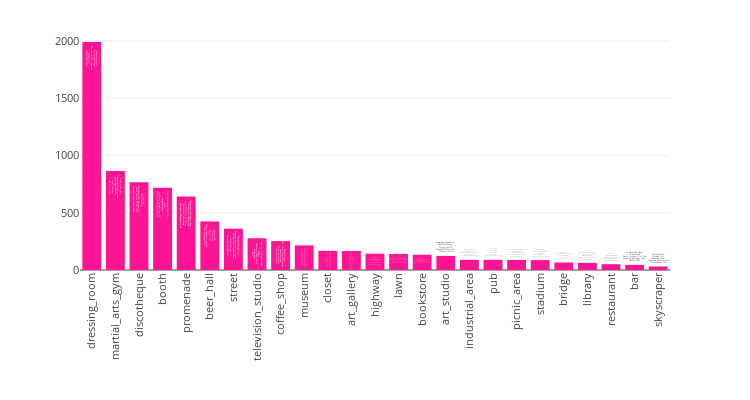

The notebook cell this image was saved under:
### Markdown cell above
### Tags

### Code cell
gender_result = gender_table.sort_values('mean', ascending=True)[['id', 'mean']].values.tolist()
age_result = ages_table.sort_values('25 per', ascending=True)[['id', '25 per']].values.tolist()

cn = Counter()
for loc in list(data1.keys()):
    for photo in data1[loc]:
        for category, val in data1[loc][photo]['categories'].items():
            cn[category] += float(val)

top_scenes = sorted(cn.items(), key=operator.itemgetter(1), reverse=True)[:N_SCENES]

tags = get_tags('selected', top_scenes)
scenes_result = sorted([[x, cn[x]] for x in tags], key=lambda x: x[1], reverse=True)

N_SKIP = 0
MAX_HOVER_LEN = 25

top_places = [relevant_places(key, 5) for key, _ in scenes_result][N_SKIP:]
id_list_to_name = lambda x: [trim(id2loc[y[0]], MAX_HOVER_LEN) for y in x]

data = [go.Bar(
            x=[x[0].split("/")[0] for x in scenes_result][N_SKIP:],
            y=[x[1] for x in scenes_result][N_SKIP:],
            marker = dict(color='deeppink'),
            text=[" <br>".join(id_list_to_name(x)) for x in top_places],
            hoverinfo="y+text",
    )]

layout = go.Layout(height=400, width=750, showlegend=False, xaxis = dict(tickangle=-90), 
                   margin=go.layout.Margin(t=30, b=130), font=dict(size=11))

fig = go.Figure(data=data, layout=layout)

py.iplot(fig, show_link=False)

### Figure 1 — Plotly figure (JSON) as saved in the notebook; plotly's stock layout.template omitted (floating-point values rounded to 4 significant figures)
{"data": [{"hoverinfo": "y+text", "marker": {"color": "deeppink"}, "text": ["Popcorn_Studio <br>Фотостудия_Мел <br>Клиника_им_Н_И_Пирогова <br>Studio_212 <br>BEDFORD_STUDIO", "Stone_Fight_Gym <br>Спортивный_клуб_Олимп <br>Backstage_CrossFit <br>Fight_Fabrika <br>ART_of_Fitness", "Club_154 <br>Лаборатория_31 <br>РетроДискотека_ру_Клуб_Па... <br>Santa_Barbara_Night_Club <br>Хаусбар_Озерки_Санкт_Пете...", "Saint_Petersburg_State_Un... <br>Лэти <br>Петроконгресс <br>Континент_Бухарестская_30 <br>Конгресс_Холл_Васильевски...", "Набережная_Лейтенанта_Шми... <br>Свердловская_Набережная <br>Санкт_Петербург_Английска... <br>Английская_набережная <br>Дворцовая_Набережная_Д_18", "Tower_Pub <br>Dickens_pub <br>Douglas_Bar <br>Radio_Ireland_Irish_Pub <br>Cafe_Manneken_Pis", "Средний_Проспект_В_О <br>Марафон_Ergo_White_Nights <br>Малая_Конюшенная_Улица <br>Улица_Кирочная <br>Вознесенский_Проспект", "Открытая_киностудия_Лендо... <br>Лендок <br>Телецентр_Чапыгина_6 <br>Чаплин_Холл <br>RWS", "Радости_Кофе <br>ANY_Pasta_сеть_ресторанов... <br>Характер_Кофе <br>Seize_the_Impress <br>Starbucks_Russia", "музей_современного_искусс... <br>Набережная_Реки_Смоленки <br>Музей_истории_религии_Mus... <br>Imperial_Academy_of_Arts <br>Музей_Эрарта_Erarta_Museu...", "Метро_Адмиралтейская <br>Unique_Fabric_Каменноостр... <br>Заневский_каскад <br>Unique_Fabric_Гороховая_у... <br>8_store", "Музей_МИСП <br>Erarta_Design <br>музей_современного_искусс... <br>Санкт_Петербургский_Союз... <br>Музей_современного_искусс...", "КАД_СПБ <br>Приморское_Шоссе <br>ЗСД <br>Кубинская_Улица <br>Московское_Шоссе", "Михайловский_сад <br>Академика_Сахарова_парк <br>Alexander_Garden_Saint_Pe... <br>Сенатская_Площадь <br>Полюстровский_Парк", "Playloft_GaGa <br>Всероссийский_музей_А_С_П... <br>Institut_fran_ais_de_Sain... <br>Академия_Художеств <br>Музей_квартира_Пушкина", "Академия_Художеств <br>Sashatattooing <br>Музей_МИСП <br>Pakhanoff_Tattoo_Art <br>Chesme_Church", "Биржевой_мост <br>Крейсер_Аврора <br>Морской_Порт_Санкт_Петерб... <br>Alexander_Column <br>Санкт_Петербург_Приморски...", "Биржа_Бар <br>Douglas_Bar <br>Tower_Pub <br>Puberty <br>Ресторан_Маймун_24_часа", "Санкт_Петербург_Измайловс... <br>Елагин_дворец <br>Youth_Theatre_on_the_Font... <br>Alexander_Garden_Saint_Pe... <br>New_Holland_Island", "Estadio_Krestovski <br>Stade_de_Saint_P_tersbour... <br>Zenit_Arena <br>Стадион_Петровский <br>Стадион_Стадион_Петровски...", "Причал <br>Новокрестовская_Станция_м... <br>Kanonersky_Island <br>ЗСД <br>Стадион_Зенит_Арена", "Всероссийский_музей_А_С_П... <br>Музей_квартира_Пушкина <br>Institut_fran_ais_de_Sain... <br>Российская_национальная_б... <br>Главпочтамт", "The_Safe <br>WAVE_burgers_more <br>Ресторан_Северянин <br>ANY_Pasta_сеть_ресторанов... <br>Марчелиs_Невский_21", "На_Вина_Бар_Шоп <br>Dickens_pub <br>Radio_Ireland_Irish_Pub <br>Breaking_Bad_beer_cafe <br>Kлеver_CAFE", "Москва_Сити <br>Москва_City <br>Атлантик_Сити <br>Площадь_Конституции <br>ТРК_Атлантик_Сити"], "type": "bar", "uid": "8aba8aa6-df74-11e8-b443-3c15c2cf2370", "x": ["dressing_room", "martial_arts_gym", "discotheque", "booth", "promenade", "beer_hall", "street", "television_studio", "coffee_shop", "museum", "closet", "art_gallery", "highway", "lawn", "bookstore", "art_studio", "industrial_area", "pub", "picnic_area", "stadium", "bridge", "library", "restaurant", "bar", "skyscraper"], "y": [1992.0, 864.3, 765.9, 719.3, 642.4, 424.0, 361.0, 277.4, 252.7, 215.0, 167.7, 166.0, 142.6, 139.3, 133.3, 123.0, 89.4, 88.9, 87.63, 86.51, 65.45, 62.34, 50.63, 44.87, 30.26]}], "layout": {"font": {"size": 11}, "height": 400, "margin": {"b": 130, "t": 30}, "showlegend": false, "width": 750, "xaxis": {"tickangle": -90}}}
